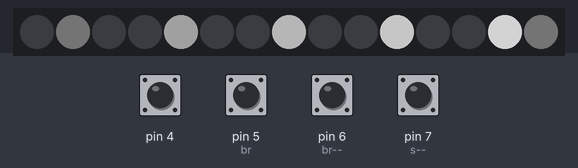
Simulated run of this sketch. Board: Arduino Uno, built with avr-gcc and run on an emulated ATmega328P. On the bench: 15 RGB LEDs in strip order, left to right. Wiring (inferred from the names in the program): PCA9685 PWM driver at I2C address 0x40. Inputs (shaded band) come from the test bench; at power-on: pin 4, pin 5 (br), pin 6 (br--), pin 7 (s--) HIGH. Dim RGB values are drawn brighter than linear; EEPROM starts erased.

Above: at 2.0 s.
2.1 s: pin 4 pulled LOW for 0.5 s
At 2.87 s:
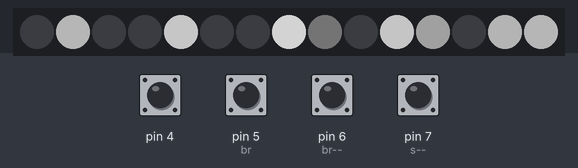
4.2 s: pin 5 (br) pulled LOW for 0.5 s
At 4.71 s:
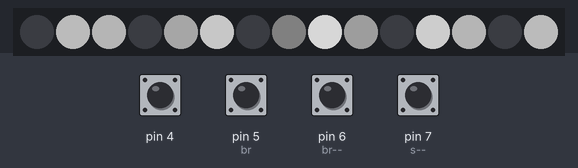
6.2 s: pin 6 (br--) pulled LOW for 0.5 s
At 6.86 s:
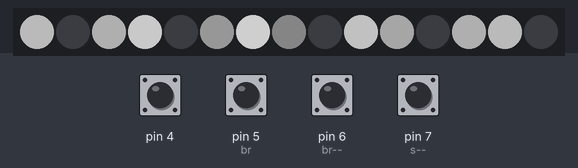
8.2 s: pin 7 (s--) pulled LOW for 0.5 s
At 9.0 s:
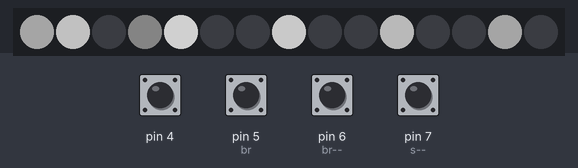
10.3 s: pin 4 pulled LOW for 1 s
At 11.71 s:
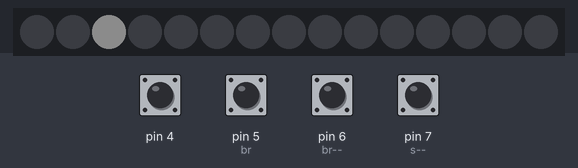
13.0 s: pin 5 (br) pulled LOW for 1 s
At 13.29 s:
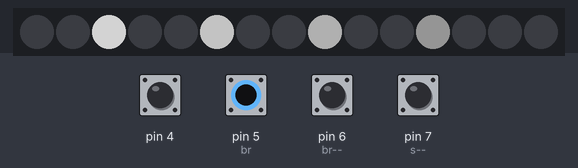
Timing chart, 0 to 16.0 s (numbered marks = the images above; inputs shaded):
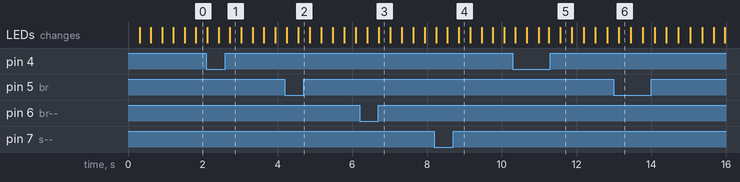

The sketch:

RGB_led_PCA9685_r1.ino
```cpp
//https://github.com/MrBoBo4kA/RGB_led_PCA9685

#include <Wire.h>
#include <EEPROM.h>

#define UP 0
#define SHIFT 100
#define DOWN 200

int x=0;
byte n=0;
unsigned long lm=0;
unsigned long cm;

bool dir=0;  // direction

word br=2047; // brightness 0-4095
byte s=15; // speed

byte k[201]; // 0-100-0
int kn = 0;
word rgb[]={0,0,0,0,0,0,0,0,0,0,0,0,0,0,0}; //current color

byte sc=0; //start color 0-R 1-G 2-B
byte scp[]={0,0,0}; //color shift

void setup() {
  //Serial.begin(57600); for debug and tilt angle adjustment
  Wire.begin();
  Wire.setClock(400000);
  Wire.beginTransmission(0x40);
  Wire.write(0x00); //mode 0 set
  Wire.write(B10100000); //reset, AI on
  Wire.endTransmission();
  Wire.beginTransmission(0x40);
  Wire.write(0x01); //mode 1 set
  Wire.write(0x10); //no external driver used, OE input
  Wire.endTransmission();
  Wire.beginTransmission(0x40);
  Wire.write(0xFA); //all set off
  Wire.write(0x00);
  Wire.write(0x00);
  Wire.write(0x00);
  Wire.write(0x00);
  Wire.endTransmission();

  for(x=0;x<=100;x++) //point value chart 0-100 [0-100] (% of max brightness)
    {k[x]=x;}
  for(x=101;x<=200;x++) //point value chart 100-0 [101-200] (% of max brightness)
    {k[x]=k[x-1]-1;}

  pinMode(4, INPUT_PULLUP); //s++
  pinMode(5, INPUT_PULLUP); //br++
  pinMode(6, INPUT_PULLUP); //br--
  pinMode(7, INPUT_PULLUP); //s--

  if(EEPROM.read(0)==235)
    {
      br=word(EEPROM.read(3),EEPROM.read(2));
      s=EEPROM.read(1);
    }
  else
    {
      EEPROM.write(3,highByte(br));
      EEPROM.write(2,lowByte(br));
      EEPROM.write(1,s);
      EEPROM.write(0,235);
    }

}

void loop() {
  sc++; //change the color of the starting
  if(sc>2){sc=0;}

  switch (sc)
    {
    case 0:
      scp[0]=0; scp[1]=5; scp[2]=10; break;
    case 1:
      scp[0]=5; scp[1]=10; scp[2]=0; break;
    case 2:
      scp[0]=10; scp[1]=0; scp[2]=5; break;
    }

for(x=0;x<101;x++)
  {
    calc(scp[0],UP);
    check();
    out();
    delay(s);
  }

for(x=0;x<101;x++)
  {
    calc(scp[0],SHIFT);
    calc(scp[1],UP);
    check();
    out();
    delay(s);
  }

for(x=0;x<101;x++)
  {
    calc(scp[0],DOWN);
    calc(scp[1],SHIFT);
    calc(scp[2],UP);
    check();
    out();
    delay(s);
  }

for(x=0;x<101;x++)
  {
    calc(scp[0],UP);
    calc(scp[1],DOWN);
    calc(scp[2],SHIFT);
    check();
    out();
    delay(s);
  }

for(x=0;x<101;x++)
  {
    calc(scp[0],SHIFT);
    calc(scp[2],DOWN);
    check();
    out();
    delay(s);
  }

for(x=0;x<101;x++)
  {
    calc(scp[0],DOWN);
    check();
    out();
    delay(s);
  }

delay(100);

dir=!dir;

if(digitalRead(4)&&digitalRead(5)&&digitalRead(6)&&digitalRead(7)==HIGH)
  {
    EEPROM.update(3,highByte(br));
    EEPROM.update(2,lowByte(br));
    EEPROM.update(1,s);
    EEPROM.update(0,235);
/*
    Serial.println("EEPROM");
    Serial.println(EEPROM.read(3));
    Serial.println(EEPROM.read(2));
    Serial.println(EEPROM.read(1));
    Serial.println(EEPROM.read(0));
    Serial.println("END");
*/
  }

}
void calc(byte z, int y) //z-color, y-shift
  {
    if(dir==1)
      {
        for(n=0;n<5;n++)
          {
            kn=x-n*25+y;
            kn=constrain(kn, 0, 200);
            rgb[n+z]=map(k[kn],0,100,0,br);
          }
      }
    else
      {
        for(n=0;n<5;n++)
          {
            kn=x-n*25+y;
            kn=constrain(kn, 0, 200);
            rgb[4-n+z]=map(k[kn],0,100,0,br);
          }
      }
  }

void check()
  {
    cm=millis();
    if(cm-lm>400)
      {
      if(digitalRead(5)==LOW) //br++
        {br*=1.1; if(br>4095){br=4095;}
        //Serial.println(br);
        }
      if(digitalRead(6)==LOW) //br--
        {br*=0.9; if(br<127){br=127;}
        //Serial.println(br);
        }
      if(digitalRead(4)==LOW) //s++
        {s++; if(s>31){s=31;}
        //Serial.println(s);
        }
      if(digitalRead(7)==LOW) //s--
        {s--; if(s<1){s=1;}
        //Serial.println(s);
        }
      lm=cm;
      }
  }

void out()
  {
    for(n=0;n<5;n++)
      {
        Wire.beginTransmission(0x40);
        Wire.write(0x06+n*0x0C);
        Wire.write(0x00); //outR
        Wire.write(0x00);
        Wire.write(lowByte(rgb[0+n]));
        Wire.write(highByte(rgb[0+n]));
        Wire.write(0x00); //outG
        Wire.write(0x00);
        Wire.write(lowByte(rgb[5+n]));
        Wire.write(highByte(rgb[5+n]));
        Wire.write(0x00); //outB
        Wire.write(0x00);
        Wire.write(lowByte(rgb[10+n]));
        Wire.write(highByte(rgb[10+n]));
        Wire.endTransmission();
      }
  }
```
